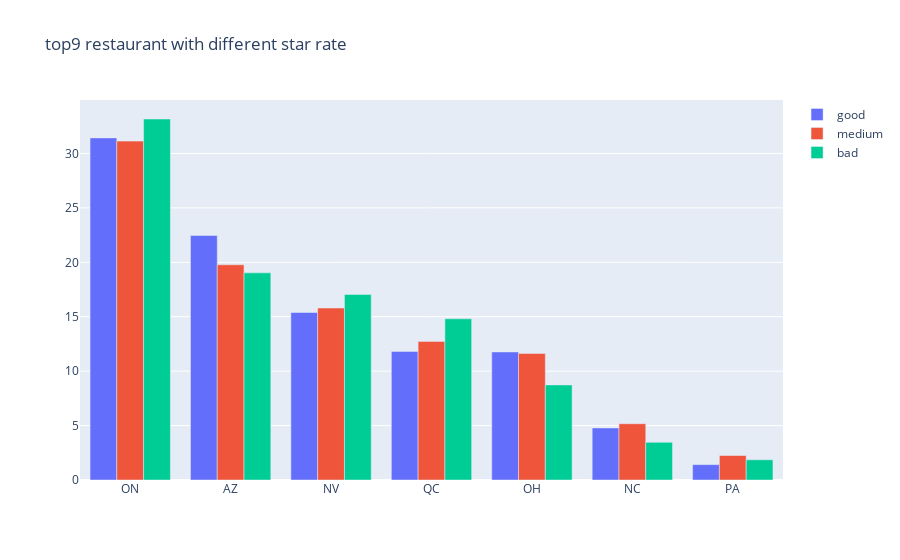

Notebook code cell kept with this figure:
### Code cell
fig = go.Figure(data=[go.Bar(name='good',x=labels, y=size1),go.Bar(name='medium',x=labels,y=size3),go.Bar(name='bad',x=labels,y=size2)])
fig.update_layout(barmode='group',title='top9 restaurant with different star rate')
fig

### Figure 1 — Plotly figure (JSON) as saved in the notebook; plotly's stock layout.template omitted (floating-point values rounded to 4 significant figures)
{"data": [{"name": "good", "type": "bar", "x": ["ON", "AZ", "NV", "QC", "OH", "NC", "PA", "AB", "WI"], "y": [31.43, 22.46, 15.39, 11.82, 11.76, 4.783, 1.413]}, {"name": "medium", "type": "bar", "x": ["ON", "AZ", "NV", "QC", "OH", "NC", "PA", "AB", "WI"], "y": [31.13, 19.77, 15.8, 12.73, 11.62, 5.169, 2.249]}, {"name": "bad", "type": "bar", "x": ["ON", "AZ", "NV", "QC", "OH", "NC", "PA", "AB", "WI"], "y": [33.16, 19.03, 17.05, 14.81, 8.734, 3.46, 1.857]}], "layout": {"barmode": "group", "title": {"text": "top9 restaurant with different star rate"}}}
